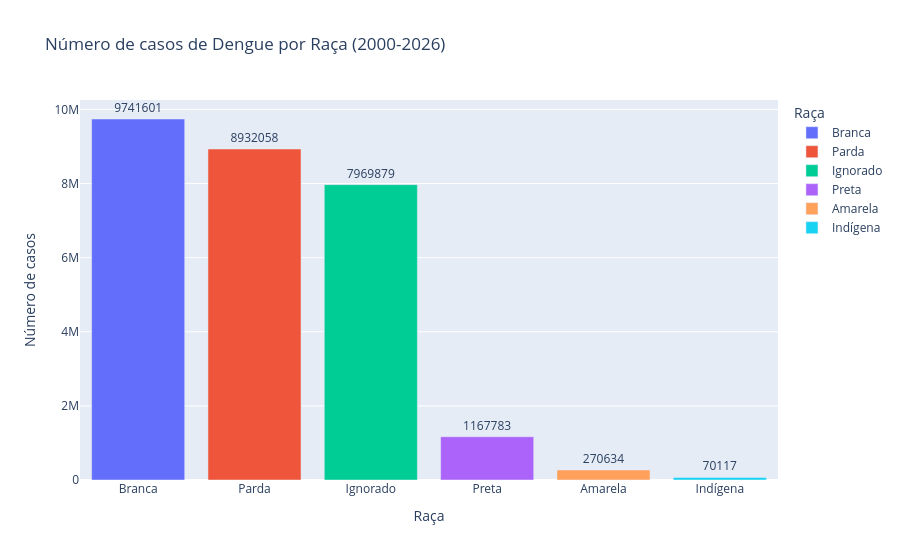

The notebook cell this image was saved under:
### Code cell
# Contagem dos resultados
raca_counts = (
    cs_raca["CS_RACA"]
    .value_counts()
    .reset_index()
)

raca_counts.columns = ["Raça", "Contagem"]

fig = px.bar(
    raca_counts,
    x="Raça",
    y="Contagem",
    text="Contagem",
    title="Número de casos de Dengue por Raça (2000-2026)",
    labels={
        "Contagem": "Número de casos",
        "Raça": "Raça"
    },
    color="Raça"
)

fig.update_traces(textposition="outside")

fig.show()

### Figure 1 — Plotly figure (JSON) as saved in the notebook; plotly's stock layout.template omitted (floating-point values rounded to 4 significant figures)
{"data": [{"hovertemplate": "Raça=%{x}<br>Número de casos=%{text}<extra></extra>", "legendgroup": "Branca", "marker": {"color": "#636efa", "pattern": {"shape": ""}}, "name": "Branca", "orientation": "v", "showlegend": true, "text": [9742000.0], "textposition": "outside", "type": "bar", "x": ["Branca"], "xaxis": "x", "y": [9741601], "yaxis": "y"}, {"hovertemplate": "Raça=%{x}<br>Número de casos=%{text}<extra></extra>", "legendgroup": "Parda", "marker": {"color": "#EF553B", "pattern": {"shape": ""}}, "name": "Parda", "orientation": "v", "showlegend": true, "text": [8932000.0], "textposition": "outside", "type": "bar", "x": ["Parda"], "xaxis": "x", "y": [8932058], "yaxis": "y"}, {"hovertemplate": "Raça=%{x}<br>Número de casos=%{text}<extra></extra>", "legendgroup": "Ignorado", "marker": {"color": "#00cc96", "pattern": {"shape": ""}}, "name": "Ignorado", "orientation": "v", "showlegend": true, "text": [7970000.0], "textposition": "outside", "type": "bar", "x": ["Ignorado"], "xaxis": "x", "y": [7969879], "yaxis": "y"}, {"hovertemplate": "Raça=%{x}<br>Número de casos=%{text}<extra></extra>", "legendgroup": "Preta", "marker": {"color": "#ab63fa", "pattern": {"shape": ""}}, "name": "Preta", "orientation": "v", "showlegend": true, "text": [1168000.0], "textposition": "outside", "type": "bar", "x": ["Preta"], "xaxis": "x", "y": [1167783], "yaxis": "y"}, {"hovertemplate": "Raça=%{x}<br>Número de casos=%{text}<extra></extra>", "legendgroup": "Amarela", "marker": {"color": "#FFA15A", "pattern": {"shape": ""}}, "name": "Amarela", "orientation": "v", "showlegend": true, "text": [270600.0], "textposition": "outside", "type": "bar", "x": ["Amarela"], "xaxis": "x", "y": [270634], "yaxis": "y"}, {"hovertemplate": "Raça=%{x}<br>Número de casos=%{text}<extra></extra>", "legendgroup": "Indígena", "marker": {"color": "#19d3f3", "pattern": {"shape": ""}}, "name": "Indígena", "orientation": "v", "showlegend": true, "text": [70120.0], "textposition": "outside", "type": "bar", "x": ["Indígena"], "xaxis": "x", "y": [70117], "yaxis": "y"}], "layout": {"barmode": "relative", "legend": {"title": {"text": "Raça"}, "tracegroupgap": 0}, "title": {"text": "Número de casos de Dengue por Raça (2000-2026)"}, "xaxis": {"anchor": "y", "categoryarray": ["Branca", "Parda", "Ignorado", "Preta", "Amarela", "Indígena"], "categoryorder": "array", "domain": [0, 1], "title": {"text": "Raça"}}, "yaxis": {"anchor": "x", "domain": [0, 1], "title": {"text": "Número de casos"}}}}
